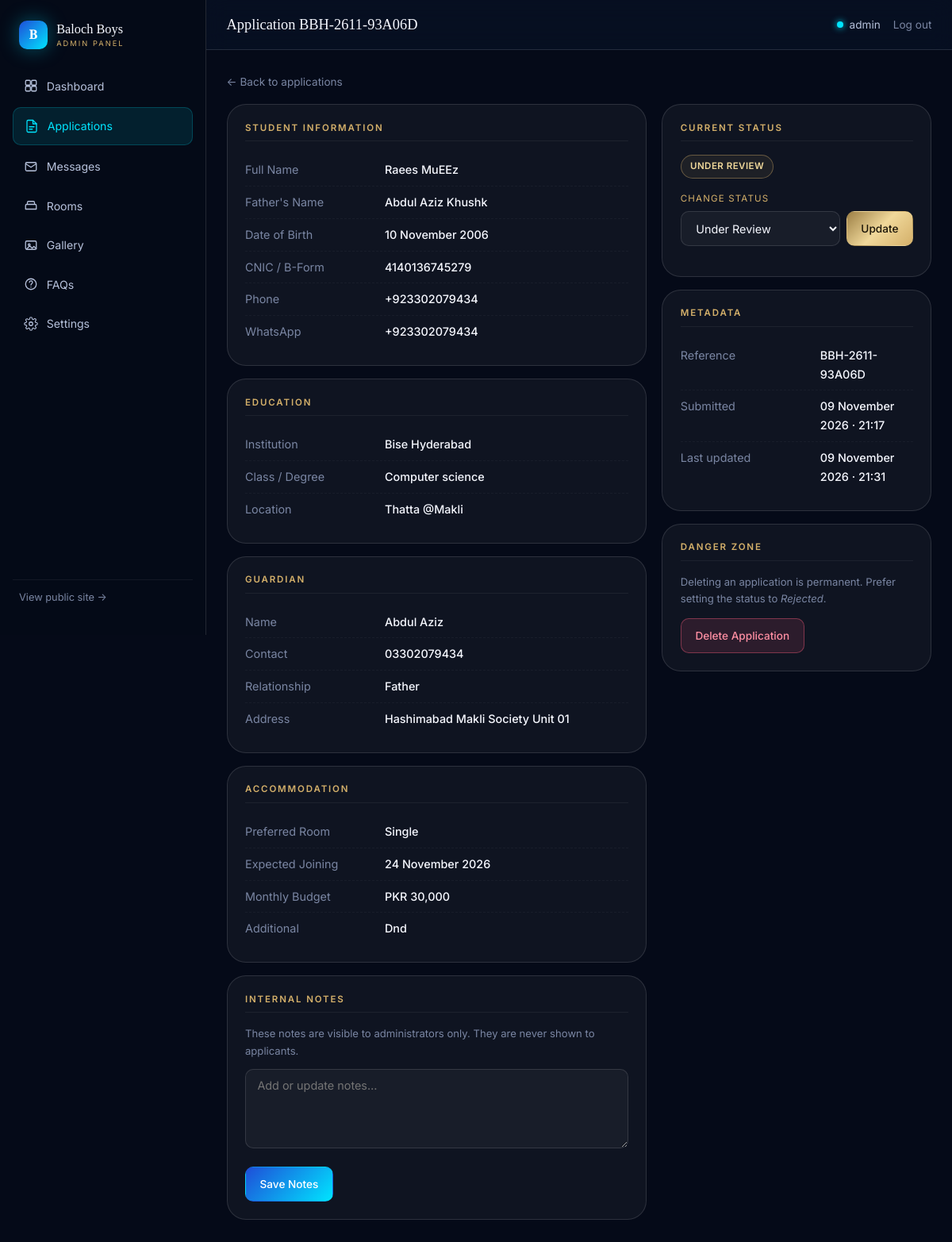
The page /admin/applications/1 (signed in) on the database its author committed.
### models.py (models this page shows, shortened)
class Application(db.Model):
    __tablename__ = "applications"
    id = db.Column(db.Integer, primary_key=True)
    reference = db.Column(db.String(24), unique=True, nullable=False, index=True)
    full_name        = db.Column(db.String(120), nullable=False)
    father_name      = db.Column(db.String(120), nullable=False)
    date_of_birth    = db.Column(db.Date, nullable=False)
    cnic             = db.Column(db.String(20), nullable=False)
    phone            = db.Column(db.String(20), nullable=False, index=True)
    whatsapp         = db.Column(db.String(20), nullable=True)
    institution_name     = db.Column(db.String(200), nullable=False)
    class_degree         = db.Column(db.String(100), nullable=False)
    institution_location = db.Column(db.String(160), nullable=False)
    guardian_name         = db.Column(db.String(120), nullable=False)
    guardian_contact      = db.Column(db.String(20), nullable=False)
    guardian_relationship = db.Column(db.String(40), nullable=False)
    guardian_address      = db.Column(db.Text, nullable=False)
    preferred_room          = db.Column(db.String(80), nullable=False)
    expected_joining        = db.Column(db.Date, nullable=False)
    monthly_budget          = db.Column(db.Integer, nullable=True)
    additional_requirements = db.Column(db.Text, nullable=True)
    STATUSES = ("submitted", "under_review", "approved", "rejected", "confirmed")
    status = db.Column(db.String(20), nullable=False, default="submitted", index=True)
    internal_notes = db.Column(db.Text, nullable=True)
    documents = db.Column(db.Text, nullable=True)
    created_at = db.Column(db.DateTime, default=datetime.utcnow, nullable=False)
    updated_at = db.Column(db.DateTime, default=datetime.utcnow,
                          onupdate=datetime.utcnow, nullable=False)
    def status_label(self):
        return {
            "submitted":    "Application Submitted",
            "under_review": "Under Review",
            "approved":     "Approved",
            "rejected":     "Rejected",
            "confirmed":    "Admission Confirmed",
        }.get(self.status, "Submitted")

### app.py (the view)
@admin_bp.route("/applications/<int:app_id>")
@login_required
def application_details(app_id):
    application = Application.query.get_or_404(app_id)
    return render_template("admin/application_details.html", application=application)

### app.py (called while the page is built)
@app.after_request
def _security_headers(response):
    response.headers.setdefault("X-Content-Type-Options", "nosniff")
    response.headers.setdefault("X-Frame-Options", "SAMEORIGIN")
    response.headers.setdefault("Referrer-Policy", "strict-origin-when-cross-origin")
    response.headers.setdefault(
        "Permissions-Policy", "camera=(), microphone=(), geolocation=()"
    )
    response.headers.setdefault(
        "Content-Security-Policy",
        "default-src 'self'; "
        "img-src 'self' data:; "
        "style-src 'self' 'unsafe-inline' https://fonts.googleapis.com; "
        "font-src 'self' https://fonts.gstatic.com; "
        "script-src 'self' 'unsafe-inline'; "
        "connect-src 'self'; "
        "frame-ancestors 'self'; "
        "base-uri 'self'; "
        "form-action 'self'"
    )
    return response

def login_required(fn):
    @wraps(fn)
    def wrapper(*args, **kwargs):
        if not session.get("admin_id"):
            return redirect(url_for("admin.login", next=request.path))
        return fn(*args, **kwargs)
    return wrapper

@admin_bp.context_processor
def inject_admin_globals():
    unread = ContactMessage.query.filter_by(is_read=False).count()
    return {"unread_message_count": unread}

@app.context_processor
def inject_globals():
    class _Settings:
        contact_phone = SiteSettings.get("contact_phone")
        whatsapp_number = SiteSettings.get("whatsapp_number")
        hero_image = SiteSettings.get("hero_image")
    return {
        "site_settings": _Settings(),
        "current_year": date.today().year,
    }

### models.py (called while the page is built)
    @classmethod
    def get(cls, key, default=None):
        row = cls.query.filter_by(key=key).first()
        return row.value if row else default

### templates/admin/application_details.html (shortened to what this page needs)
{% extends "admin/admin_base.html" %}
{% block page_title %}Application {{ application.reference }}{% endblock %}
{% block content %}
<div style="margin-bottom:1rem;">
  <a href="{{ url_for('admin.applications') }}" style="color:var(--text-lo);font-size:0.85rem;">
    &larr; Back to applications
  </a>
</div>
<div class="admin-detail-grid">
  <div>
    <div class="admin-detail-section">
      <h3>Student Information</h3>
      <div class="admin-detail-row"><span>Full Name</span><strong>{{ application.full_name }}</strong></div>
      <div class="admin-detail-row"><span>Father's Name</span><strong>{{ application.father_name }}</strong></div>
      <div class="admin-detail-row"><span>Date of Birth</span><strong>{{ application.date_of_birth.strftime('%d %B %Y') }}</strong></div>
      <div class="admin-detail-row"><span>CNIC / B-Form</span><strong>{{ application.cnic }}</strong></div>
      <div class="admin-detail-row"><span>Phone</span><strong>{{ application.phone }}</strong></div>
      <div class="admin-detail-row"><span>WhatsApp</span><strong>{{ application.whatsapp or '—' }}</strong></div>
    </div>
    <div class="admin-detail-section">
      <h3>Education</h3>
      <div class="admin-detail-row"><span>Institution</span><strong>{{ application.institution_name }}</strong></div>
      <div class="admin-detail-row"><span>Class / Degree</span><strong>{{ application.class_degree }}</strong></div>
      <div class="admin-detail-row"><span>Location</span><strong>{{ application.institution_location }}</strong></div>
    </div>
    <div class="admin-detail-section">
      <h3>Guardian</h3>
      <div class="admin-detail-row"><span>Name</span><strong>{{ application.guardian_name }}</strong></div>
      <div class="admin-detail-row"><span>Contact</span><strong>{{ application.guardian_contact }}</strong></div>
      <div class="admin-detail-row"><span>Relationship</span><strong>{{ application.guardian_relationship }}</strong></div>
      <div class="admin-detail-row"><span>Address</span><strong>{{ application.guardian_address }}</strong></div>
    </div>
    <div class="admin-detail-section">
      <h3>Accommodation</h3>
      <div class="admin-detail-row"><span>Preferred Room</span><strong>{{ application.preferred_room }}</strong></div>
      <div class="admin-detail-row"><span>Expected Joining</span><strong>{{ application.expected_joining.strftime('%d %B %Y') }}</strong></div>
      <div class="admin-detail-row"><span>Monthly Budget</span><strong>{% if application.monthly_budget %}PKR {{ "{:,}".format(application.monthly_budget) }}{% else %}—{% endif %}</strong></div>
      <div class="admin-detail-row"><span>Additional</span><strong>{{ application.additional_requirements or '—' }}</strong></div>
    </div>
    <div class="admin-detail-section">
      <h3>Internal Notes</h3>
      <p style="color:var(--text-lo);font-size:0.82rem;margin:0 0 0.7rem;">
        These notes are visible to administrators only. They are never shown to applicants.
      </p>
      <form method="POST" action="{{ url_for('admin.update_notes', app_id=application.id) }}" class="admin-form">
        <div class="admin-form__row">
          <textarea name="internal_notes" placeholder="Add or update notes…">{{ application.internal_notes or '' }}</textarea>
        </div>
        <button type="submit" class="admin-btn admin-btn--primary">Save Notes</button>
      </form>
    </div>
  </div>
  <div>
    <div class="admin-detail-section">
      <h3>Current Status</h3>
      <div style="margin-bottom:1rem;">
        <span class="status-pill status-pill--{{ application.status }}">{{ application.status_label() }}</span>
      </div>
      <form method="POST" action="{{ url_for('admin.update_status', app_id=application.id) }}" class="admin-form">
        <div class="admin-form__row">
          <label for="status">Change Status</label>
          <div class="status-select-wrap">
            <select id="status" name="status">
              <option value="under_review" {% if application.status == 'under_review' %}selected{% endif %}>Under Review</option>
            </select>
            <button type="submit" class="admin-btn admin-btn--gold">Update</button>
          </div>
        </div>
      </form>
    </div>
    <div class="admin-detail-section">
      <h3>Metadata</h3>
      <div class="admin-detail-row"><span>Reference</span><strong>{{ application.reference }}</strong></div>
      <div class="admin-detail-row"><span>Submitted</span><strong>{{ application.created_at.strftime('%d %B %Y · %H:%M') }}</strong></div>
      <div class="admin-detail-row"><span>Last updated</span><strong>{{ application.updated_at.strftime('%d %B %Y · %H:%M') }}</strong></div>
    </div>
    <div class="admin-detail-section">
      <h3>Danger Zone</h3>
      <p style="color:var(--text-lo);font-size:0.82rem;margin:0 0 0.8rem;">
        Deleting an application is permanent. Prefer setting the status to <em>Rejected</em>.
      </p>
      <form method="POST" action="{{ url_for('admin.delete_application', app_id=application.id) }}">
        <button type="submit" class="admin-btn admin-btn--danger"
                data-confirm="Delete application {{ application.reference }}? This cannot be undone.">
          Delete Application
        </button>
      </form>
    </div>
  </div>
</div>
{% endblock %}

### static/css/public.css (style rules this page uses)
:root { --navy-950: #050a18; --navy-900: #081226; --navy-800: #0d1b36; --navy-700: #12244a; --charcoal: #14161d; --royal: #1e4ed8; --royal-bright: #2f6bff; --cyan: #00e5ff; --cyan-soft: #6ff3ff; --gold: #d4b06a; --gold-bright: #f0d89a; --gold-dim: #9c7f45; --text-hi: #f6f8ff; --text-mid: #b7c2dc; --text-lo: #7a86a3; --glass-bg: rgba(255, 255, 255, 0.045); --glass-bg-hi: rgba(255, 255, 255, 0.08); --glass-border: rgba(255, 255, 255, 0.12); --glass-border-hi: rgba(0, 229, 255, 0.35); --grad-royal: linear-gradient(135deg, var(--royal) 0%, var(--cyan) 100%); --grad-gold: linear-gradient(135deg, var(--gold-dim) 0%, var(--gold-bright) 50%, var(--gold) 100%); --grad-surface: linear-gradient(180deg, var(--navy-900) 0%, var(--navy-950) 100%); --grad-aurora: radial-gradient(1200px 600px at 15% -10%, rgba(30, 78, 216, 0.28), transparent 60%), radial-gradient(1000px 500px at 90% 10%, rgba(0, 229, 255, 0.14), transparent 55%), radial-gradient(900px 700px at 50% 110%, rgba(212, 176, 106, 0.10), transparent 60%); --shadow-sm: 0 4px 14px rgba(0, 0, 0, 0.35); --shadow-md: 0 14px 40px rgba(0, 0, 0, 0.45); --shadow-lg: 0 30px 80px rgba(0, 0, 0, 0.55); --glow-cyan: 0 0 24px rgba(0, 229, 255, 0.35); --glow-gold: 0 0 24px rgba(212, 176, 106, 0.35); --r-sm: 10px; --r-md: 16px; --r-lg: 24px; --r-xl: 34px; --r-pill: 999px; --font-display: "Playfair Display", "Cormorant Garamond", Georgia, serif; --font-body: "Inter", "Manrope", "Segoe UI", system-ui, -apple-system, sans-serif; --ease-out: cubic-bezier(0.16, 1, 0.3, 1); --ease-inout: cubic-bezier(0.65, 0, 0.35, 1); --dur-fast: 180ms; --dur-med: 380ms; --dur-slow: 700ms; --container: 1200px; --nav-h: 78px; }
*, *::before, *::after { box-sizing: border-box; }
html { scroll-behavior: smooth; -webkit-text-size-adjust: 100%; }
body { margin: 0; font-family: var(--font-body); color: var(--text-mid); background: var(--navy-950); background-image: var(--grad-aurora); background-attachment: fixed; line-height: 1.65; overflow-x: hidden; -webkit-font-smoothing: antialiased; }
a { color: inherit; text-decoration: none; }
button { font: inherit; color: inherit; background: none; border: none; cursor: pointer; }
h1, h2, h3, h4 { font-family: var(--font-display); color: var(--text-hi); font-weight: 600; line-height: 1.12; margin: 0 0 0.5em; letter-spacing: -0.01em; }
h3 { font-size: clamp(1.35rem, 2.4vw, 1.8rem); }
p { margin: 0 0 1em; }

### rows shown on the page
Application: reference "BBH-2611-93A06D", full_name "Raees MuEEz", father_name "Abdul Aziz Khushk", date_of_birth "10 November 2006", cnic "4140136745279", phone "+923302079434", whatsapp "+923302079434", institution_name "Bise Hyderabad", class_degree "Computer science", institution_location "Thatta @Makli", guardian_name "Abdul Aziz", guardian_contact "03302079434", guardian_relationship "Father", guardian_address "Hashimabad Makli Society Unit 01", preferred_room "Single", expected_joining "24 November 2026", monthly_budget "30,000", additional_requirements "Dnd", status_label "UNDER REVIEW", status "Under Review", created_at "09 November 2026 · 21:17", updated_at "09 November 2026 · 21:31"
